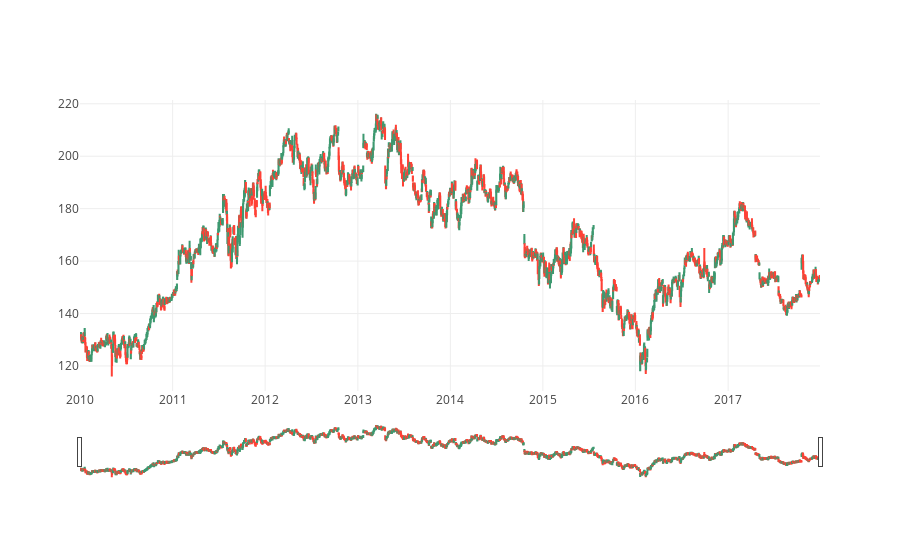

The cell this chart's notebook holds for it:
### Markdown cell above
### Visualizing Price Movements of stock using candlestick chart.
In order to extract more information from the price trends we could use candlestick chart from the plotly library. Candlestick is the most commonly used financial chart that gives the details of price movements of stock in a single day. It includes the details of open, close , high and low prices of the stock in a given trading day. A green candle indicates there has been a net increase and a red candle indicates there has been net decrease in stock price during the day. 

We can move the cursor over the interactive plot which gives us details regarding the open, close , high and low prices of the stock in a given trading day by zooming in and out. (just hover the cursor over the top rightmost corner of the plot, you will see the zoom in and out buttons)

**Note:**
Kindly re-run the cell if you see a blank white space or refer to the .html document which contains entire tutorial in html format.

### Code cell
import plotly.plotly as py
import plotly.graph_objs as go
import plotly.offline
plotly.offline.init_notebook_mode(connected=True)

trace = go.Candlestick(x=stock_data_IBM.index,
                       open=stock_data_IBM.Open,
                       high=stock_data_IBM.High,
                       low=stock_data_IBM.Low,
                       close=stock_data_IBM.Close)
data = [trace]
plotly.offline.iplot(data)

### Figure 1 — Plotly figure (JSON) as saved in the notebook; plotly's stock layout.template omitted (floating-point values rounded to 4 significant figures; data arrays with more than 128 entries replaced by an {"elided": "..."} marker saying what was removed)
{"data": [{"close": {"elided": "2086 float values"}, "high": {"elided": "2086 float values"}, "low": {"elided": "2086 float values"}, "open": {"elided": "2086 float values"}, "type": "candlestick", "x": {"elided": "2086 str values"}}], "layout": {}}
